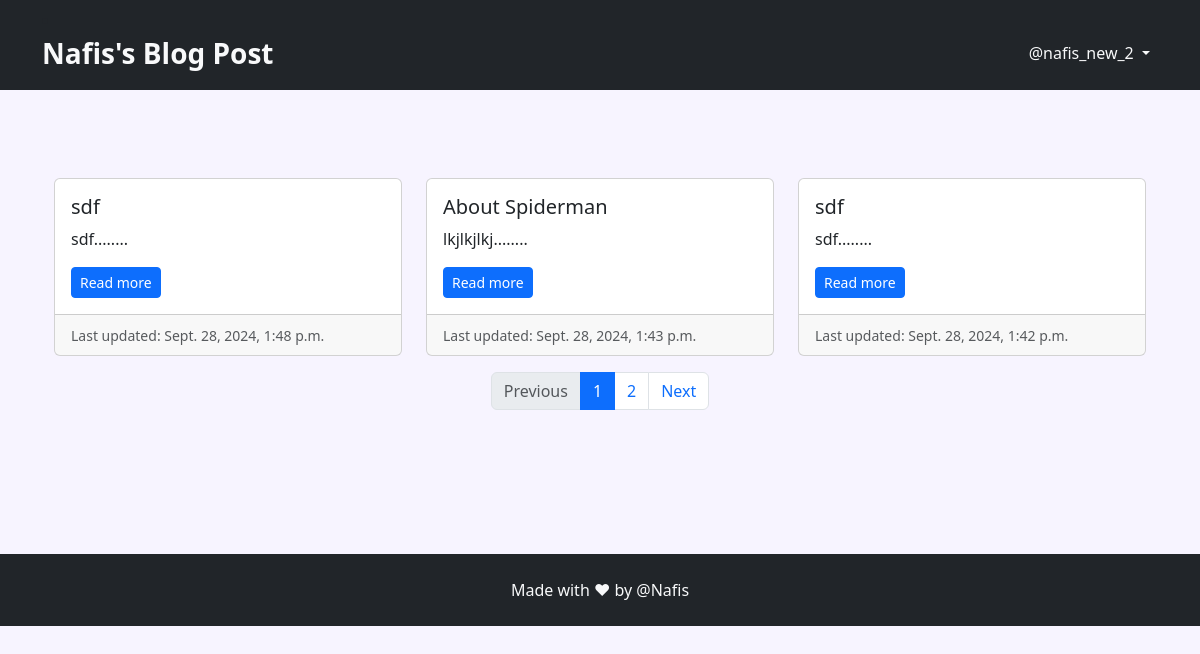
Page /blog/ (signed in) on the earlier database version.
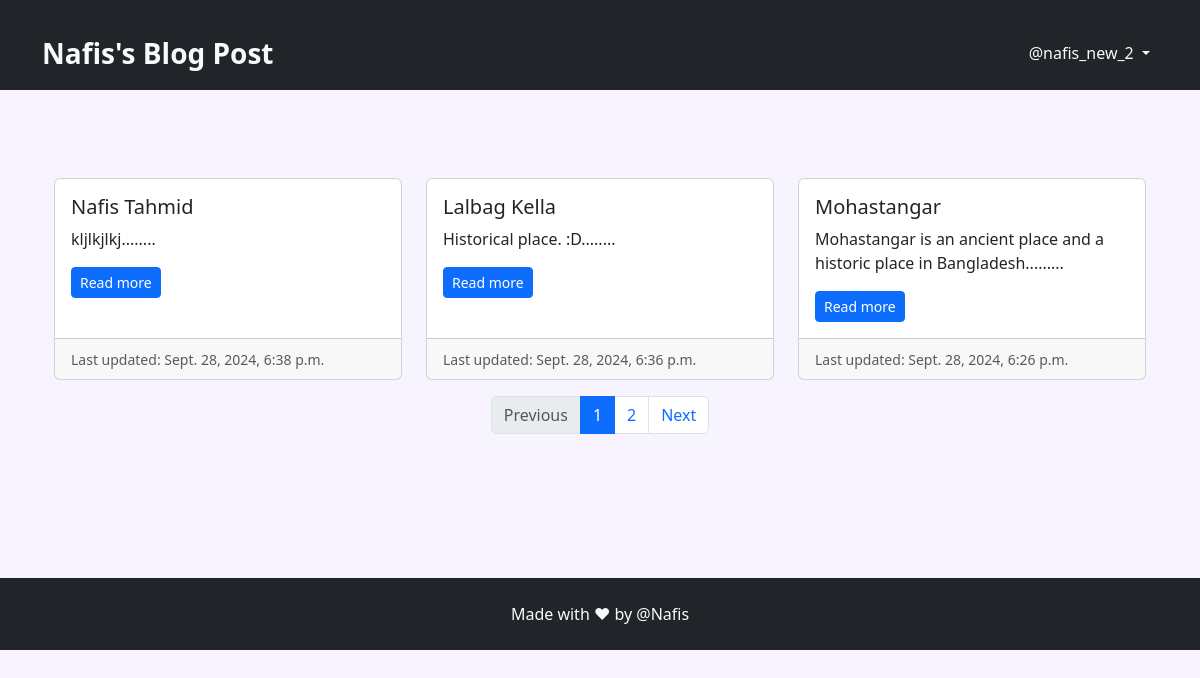
Same page on the later database version.
### App_Blog/models.py (models this page shows, shortened)
class Blog(models.Model):
    author = models.ForeignKey(User, on_delete=models.CASCADE, related_name='post_author')
    blog_title = models.CharField(max_length = 264, verbose_name = 'Put a Title')
    slug = models.CharField(max_length = 264, unique = True)
    category = models.CharField(max_length = 255, choices=CATEGORY_CHOICES, default='uncategorized')
    blog_content = models.TextField(verbose_name='What is on your mind?')
    blog_image = models.ImageField(upload_to='blog_images', verbose_name='Image')
    publish_date = models.DateTimeField(auto_now_add = True)
    update_date = models.DateTimeField(auto_now = True)
    class Meta:
        ordering = ['-publish_date']

### App_Blog/views.py (the view)
# urls.py: path('', views.blog_list, name="blog_list"),
def blog_list(request):
    queryset = Blog.objects.all().order_by('-publish_date')
    per_page = 3
    paginator = Paginator(queryset, per_page)
    page_number = request.GET.get("page")
    blogs = paginator.get_page(page_number)
    context = {'blogs':blogs}
    return render(request, 'App_Blog/blog_list.html', context=context)

### App_Blog/templatetags/custom_filters.py (called while the page is built)
def range_filter(value):
    return value[0:500] + "........"

### templates/App_Blog/blog_list.html (shortened to what this page needs)
{% extends "base.html" %}
{% load custom_filters %}
{% block body_block %}
<div class="container">
  <div class="justify-content-center align-items-center">
    {% if user.is_authenticated %}
    <div class="row row-cols-1 row-cols-md-3 g-4 my-3">
      {% for blog in blogs %}
      <div class="col">
        <div class="card h-100">
          <div class="card-body">
            <h5 class="card-title">{{ blog.blog_title }}</h5>
            <p class="card-text"> {{ blog.blog_content|range_filter|truncatewords:30 }} </p>
            <a href="{% url 'App_Blog:blog_details' slug=blog.slug %}" class="btn btn-primary btn-sm">Read more</a>
          </div>
          <div class="card-footer">
            <small class="text-body-secondary">Last updated: {{ blog.update_date }}</small>
          </div>
        </div>
      </div>
      {% endfor %}
    </div>
    <nav aria-label="Page navigation example ">
      <ul class="pagination justify-content-center">
      {% if blogs.has_previous %}
        <li class="page-item">
          <a class="page-link" href="?page={{ blogs.previous_page_number }}">Previous</a>
        </li>
      {% else %}
        <li class="page-item disabled">
          <a class="page-link">Previous</a>
        </li>
      {% endif %}
      {% for blog_page in blogs.paginator.page_range %}
          {% if blogs.number == blog_page %}
              <li class="page-item active"><a class="page-link" href="?page={{ blog_page }}">{{ blog_page }}</a></li>
          {% else %}
              <li class="page-item"><a class="page-link" href="?page={{ blog_page }}">{{ blog_page }}</a></li>
          {% endif %}
      {% endfor %}
      {% if blogs.has_next %}
        <li class="page-item">
          <a class="page-link" href="?page={{ blogs.next_page_number }}">Next</a>
        </li>
      {% else %}
        <li class="page-item disabled">
          <a class="page-link">Next</a>
        </li>
      {% endif %}
      </ul>
  </nav>
    {% endif %}
  </div>
</div>
{% endblock  %}

### templates/base.html (shortened to what this page needs)
<!DOCTYPE html>
{% load static %}
<html lang="en">
<head>
    <link href="https://cdn.jsdelivr.net/npm/bootstrap@5.3.3/dist/css/bootstrap.min.css" rel="stylesheet">
    <link rel="stylesheet" href="https://cdnjs.cloudflare.com/ajax/libs/font-awesome/6.6.0/css/all.min.css" />
    <link rel="stylesheet" href="{% static 'css/styles.css' %}">
</head>
<body style="background-color:rgba(247, 244, 2371, 1)">
    <nav class="navbar navbar-expand-sm bg-dark navbar-dark">
        <div class="container">
            <li class="nav-item active">
                <a href="{% url 'index' %}" class="nav-link fw-bold text-light fs-3 pb-2">Nafis's Blog Post</a>
            </li>
            <ul class="navbar-nav ms-auto">
                    {% if user.is_authenticated %}
                    <li class="nav-item dropdown">
                        <a class="nav-link dropdown-toggle mt-3 text-light" href="#" role="button" data-bs-toggle="dropdown" aria-expanded="false">
                          @{{ user.username }}
                        </a>
                      </li>
                    {% endif %}
            </ul>
        </div>
    </nav>
    <div class="container pt-5">
        {% block body_block %}
        {% endblock  %}
    </div>
    <footer class="text-center bg-dark py-2 " style="max-height:100vh;margin-top:18vh">
        <p class="text-light pt-3">Made with &#10084; by @Nafis</p>
    </footer>
</body>
</html>

Differences in the rows shown:
removed Blog: blog_title "sdf", blog_content|range_filter "sdf........", update_date "Sept. 28, 2024, 1:48 p.m."
removed Blog: blog_title "About Spiderman", blog_content|range_filter "lkjlkjlkj........", update_date "Sept. 28, 2024, 1:43 p.m."
removed Blog: blog_title "sdf", blog_content|range_filter "sdf........", update_date "Sept. 28, 2024, 1:42 p.m."
added Blog: blog_title "Nafis Tahmid", blog_content|range_filter "kljlkjlkj........", update_date "Sept. 28, 2024, 6:38 p.m."
added Blog: blog_title "Lalbag Kella", blog_content|range_filter "Historical place. :D........", update_date "Sept. 28, 2024, 6:36 p.m."
added Blog: blog_title "Mohastangar", blog_content|range_filter "Mohastangar is an ancient place and a historic place in Bangladesh.........", update_date "Sept. 28, 2024, 6:26 p.m."
